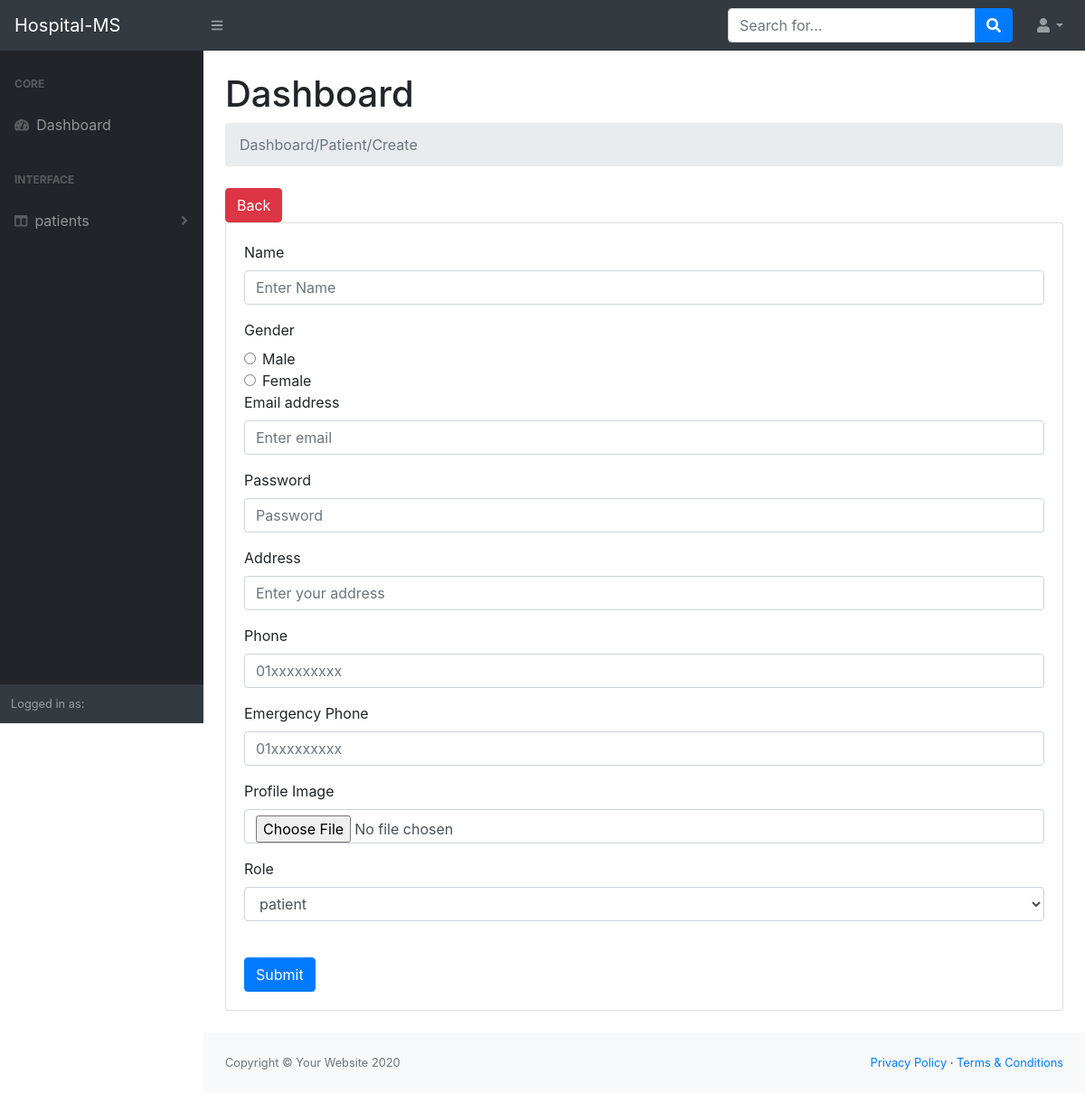
The app's page /patients/create.php, older data.
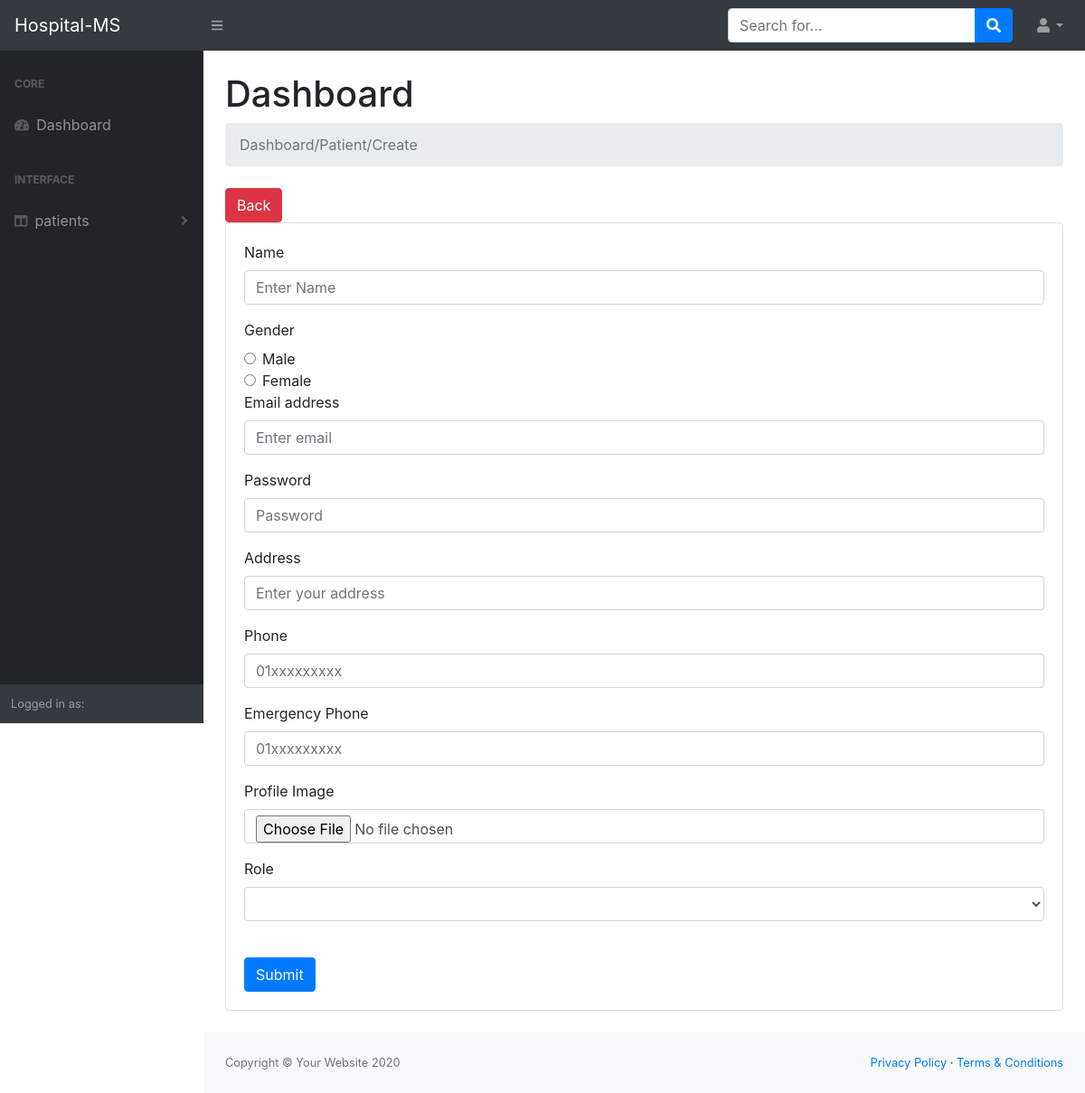
The same page, newer data.
### tables this page shows
CREATE TABLE `roles` (
  `id` tinyint(4) NOT NULL,
  `title` char(100) NOT NULL
);

### patients/create.php (the view, shortened to what this page needs)
<?php
require '../helpers/dbConnection.php';
$sql = "select * from roles where roles.title = 'patient'";
$RoleOp = mysqli_query($con, $sql);
require '../layouts/header.php';
require '../layouts/nav.php';
require '../layouts/sidNav.php';
?>
<main>
    <div class="container-fluid">
        <h1 class="mt-4">Dashboard</h1>
        <ol class="breadcrumb mb-4">
            <li class="breadcrumb-item active">Dashboard/Patient/Create</li>
            <?php
            echo '<br>';
            ?>
        </ol>
        <a href='index.php'
           class='btn btn-danger m-r-1em'>Back</a>
        <div class="card mb-4">
            <div class="card-body">
                <form action="<?php echo htmlspecialchars($_SERVER['PHP_SELF']); ?>" method="post"
                      enctype="multipart/form-data">
                    <div class="form-group">
                        <label for="exampleInputName">Name</label>
                        <input type="text" class="form-control" id="exampleInputName" name="name" aria-describedby=""
                               placeholder="Enter Name">
                    </div>
                    <label for="gender">Gender</label>
                    <div class="form-check">
                        <input class="form-check-input" type="radio" name="gender" value="male">
                        <label class="form-check-label" for="male">
                            Male
                        </label>
                    </div>
                    <div class="form-check">
                        <input class="form-check-input" type="radio" name="gender" value="female">
                        <label class="form-check-label" for="female">
                            Female
                        </label>
                    </div>
                    <div class="form-group">
                        <label for="exampleInputEmail">Email address</label>
                        <input type="email" class="form-control" id="exampleInputEmail1" name="email"
                               aria-describedby="emailHelp"
                               placeholder="Enter email">
                    </div>
                    <div class="form-group">
                        <label for="exampleInputPassword">Password</label>
                        <input type="password" class="form-control" id="exampleInputPassword1" name="password"
                               placeholder="Password">
                    </div>
                    <div class="form-group">
                        <label for="address">Address</label>
                        <input type="text" class="form-control" id="address" name="address"
                               placeholder="Enter your address">
                    </div>
                    <div class="form-group">
                        <label for="phone">Phone</label>
                        <input type="number" class="form-control" id="phone" name="phone"
                               placeholder="01xxxxxxxxx">
                    </div>
                    <div class="form-group">
                        <label for="emergencyPhone">Emergency Phone</label>
                        <input type="number" class="form-control" id="emergencyPhone" name="emergencyPhone"
                               placeholder="01xxxxxxxxx">
                    </div>
                    <div class="form-group">
                        <label for="image">Profile Image</label>
                        <input type="file" class="form-control" id="image" name="image">
                    </div>
                    <div class="form-group">
                        <label for="exampleInputPassword">Role</label>
                        <select class="form-control" id="exampleInputPassword1" name="role_id">
                            <?php
                            $data = mysqli_fetch_assoc($RoleOp)
                                ?>
                                <option value="<?php echo $data['id']; ?>"><?php echo $data['title']; ?></option>
                        </select>
                    </div>
                    <br>
                    <button type="submit" class="btn btn-primary">Submit</button>
                </form>
            </div>
        </div>
    </div>
</main>
<?php
require '../layouts/footer.php';
?>

Row changes from the older to the newer data that the page shows:
no longer on this page (row edited): roles: role_id "patient"
